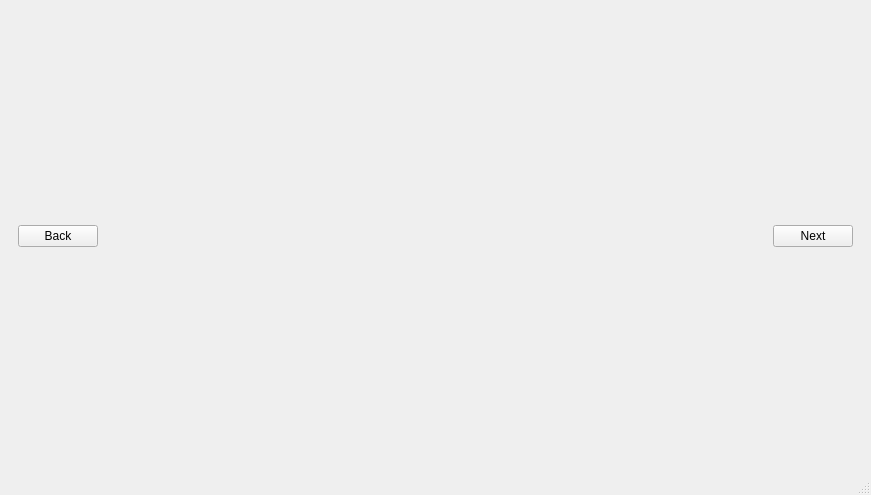
<?xml version="1.0" encoding="UTF-8"?>
<ui version="4.0">
 <class>ManuallyTaggerWindow</class>
 <widget class="QMainWindow" name="ManuallyTaggerWindow">
  <property name="geometry">
   <rect>
    <x>0</x>
    <y>0</y>
    <width>871</width>
    <height>495</height>
   </rect>
  </property>
  <property name="sizePolicy">
   <sizepolicy hsizetype="MinimumExpanding" vsizetype="MinimumExpanding">
    <horstretch>0</horstretch>
    <verstretch>0</verstretch>
   </sizepolicy>
  </property>
  <property name="windowTitle">
   <string>MainWindow</string>
  </property>
  <widget class="QWidget" name="centralwidget">
   <property name="enabled">
    <bool>true</bool>
   </property>
   <property name="sizePolicy">
    <sizepolicy hsizetype="Expanding" vsizetype="Expanding">
     <horstretch>0</horstretch>
     <verstretch>0</verstretch>
    </sizepolicy>
   </property>
   <layout class="QVBoxLayout" name="verticalLayout">
    <item>
     <layout class="QHBoxLayout" name="filepath_box"/>
    </item>
    <item>
     <widget class="QWidget" name="widget" native="true">
      <layout class="QHBoxLayout" name="horizontalLayout">
       <item>
        <widget class="QPushButton" name="push_back">
         <property name="text">
          <string>Back</string>
         </property>
        </widget>
       </item>
       <item>
        <widget class="QScrollArea" name="scrollArea">
         <property name="frameShape">
          <enum>QFrame::NoFrame</enum>
         </property>
         <property name="sizeAdjustPolicy">
          <enum>QAbstractScrollArea::AdjustToContents</enum>
         </property>
         <property name="widgetResizable">
          <bool>true</bool>
         </property>
         <property name="alignment">
          <set>Qt::AlignLeading|Qt::AlignLeft|Qt::AlignTop</set>
         </property>
         <widget class="QWidget" name="tags_container">
          <property name="geometry">
           <rect>
            <x>0</x>
            <y>0</y>
            <width>653</width>
            <height>408</height>
           </rect>
          </property>
          <property name="sizePolicy">
           <sizepolicy hsizetype="MinimumExpanding" vsizetype="MinimumExpanding">
            <horstretch>0</horstretch>
            <verstretch>0</verstretch>
           </sizepolicy>
          </property>
          <layout class="QGridLayout" name="gridLayout_3"/>
         </widget>
        </widget>
       </item>
       <item>
        <widget class="QPushButton" name="push_next">
         <property name="text">
          <string>Next</string>
         </property>
        </widget>
       </item>
      </layout>
     </widget>
    </item>
   </layout>
  </widget>
  <widget class="QMenuBar" name="menubar">
   <property name="geometry">
    <rect>
     <x>0</x>
     <y>0</y>
     <width>871</width>
     <height>21</height>
    </rect>
   </property>
  </widget>
  <widget class="QStatusBar" name="statusbar"/>
 </widget>
 <resources/>
 <connections/>
</ui>
